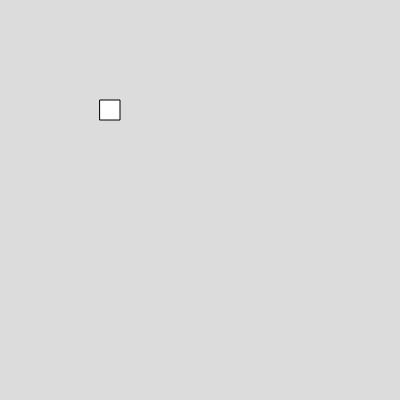
Frame 1 (no input)
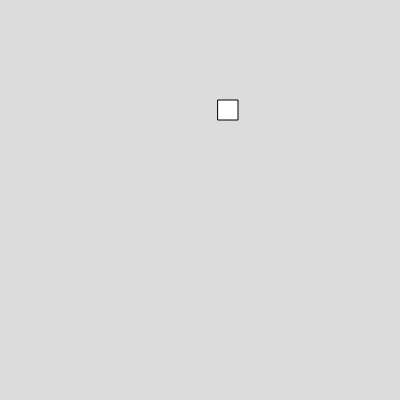
Frame 60 (no input)
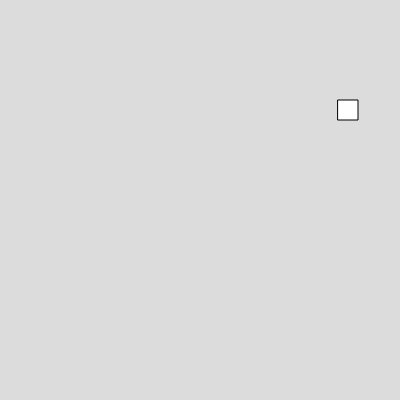
Frame 120 (the mouse pressed at the canvas centre since frame 60)

The p5.js sketch that drew these frames (run headless with seeded random() and noise() and a simulated clock; from frame 60 on, the mouse is pressed at the canvas centre):

// p5.js sketch
// ── sketch.js
var box;


function setup() 
{
  createCanvas(400, 400);
  box=new Box(100,100,20,20,2)
}

function draw() 
{
  background(220);
  box.show();
  box.move()

}


// ── box.js
class Box
  {
    constructor(x,y,w,h,vx)
    {
        this.x=x;
        this.y=y;
        this.w=w;
        this.h=h;this.vx=vx
    }

    show(){
      rect(this.x,this.y,this.w,this.h)
    }
    move(){
      this.x=this.x+this.vx
    }


  }

  
